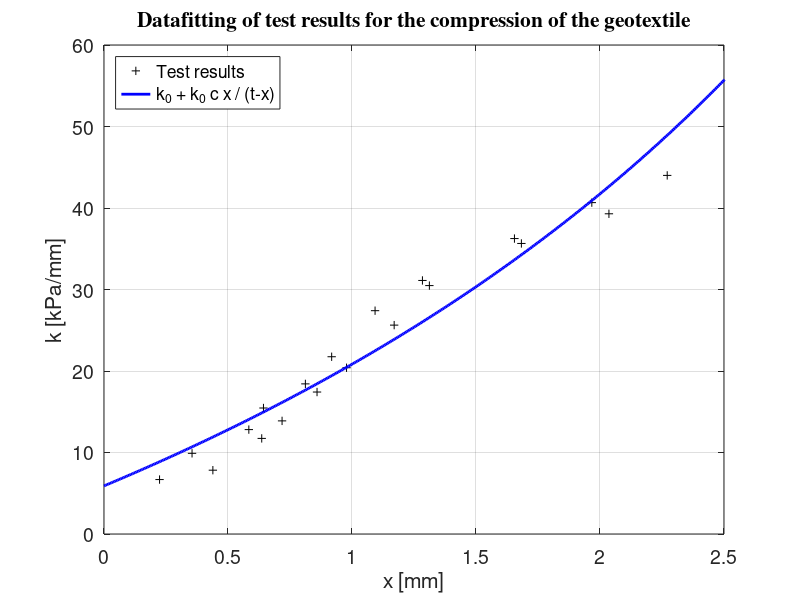

Write the MATLAB code that produced this figure.
clc; clear; close all;
%Function: k0 + omega * x / (t-x)
%Test results
t = 7;
xx = [0.224,0.439,0.355,0.636,0.584,0.718,0.643,0.859,0.812,0.978,0.918,1.170,1.093,1.284,1.312,1.683,1.655,2.036,1.967,2.271]';
yy = [0.00668,0.00783,0.00990,0.01173,0.01281,0.01388,0.01546,0.01742,0.01842,0.02040,0.02175,0.02563,0.02740,0.03111,0.03048,0.03565,0.03625,0.03929,0.04066,0.04400]'*1000;

%Calculate the coefficents and stating the A matrix
A = [ones(length(xx),1), xx./(t-xx)];
c = (A'*A) \ (A'*yy);

%Define the function
f = @(x) c(1) + c(2)*(x/(t-x));
 
% Create the line
xline = linspace(0,3,500);
yline = c(1) + c(2).*(xline./(t-xline));

%Plot the line with the points
plot(xx,yy,'+k',xline,yline,'-b','markersize',8,'linewidth',2)
grid on
xlabel('x [mm]');
ylabel('k [kPa/mm]');
title('Datafitting of test results for the compression of the geotextile', 'FontName', 'Times')
legend({'Test results','k_0 + k_0 c x / (t-x)'},'location','northwest')
xlim([0,2.5])
ylim([0,60])
set(gca,'fontsize',14)





